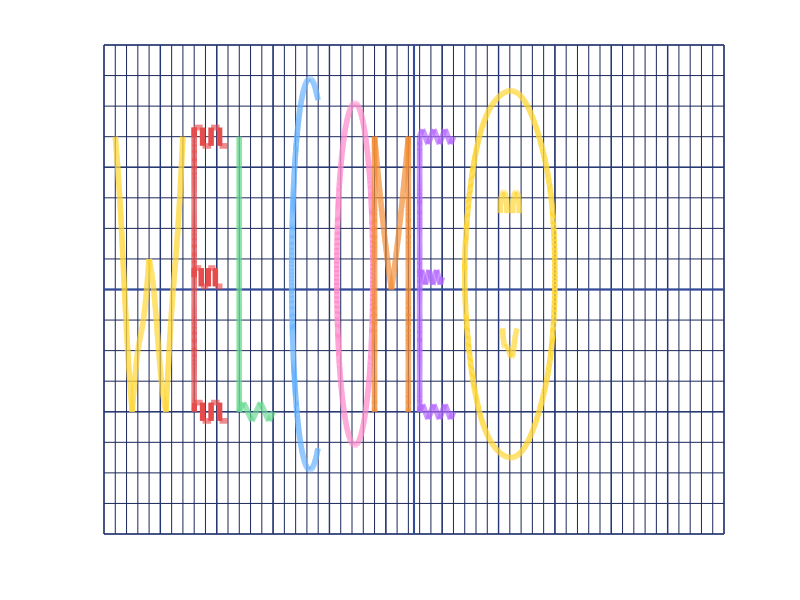

Write the MATLAB code that produced this figure.
clc; clear; close all;

%% Canvas Setup
fig = figure('Color', [0.05 0.10 0.25], 'Position', [100 100 1800 500]);
ax = axes('Parent', fig);
set(ax, 'Color', [0.05 0.10 0.25], 'XColor', 'none', 'YColor', 'none');
hold on;
axis off;
xlim([0 110]);
ylim([-4 4]);

lw = 4;

%% =========================================================
%% GRID LINES
%% =========================================================
for x = 0:2:110
    plot([x x], [-4 4], 'Color', [0.10 0.15 0.35], 'LineWidth', 0.5);
end
for y = -4:0.5:4
    plot([0 110], [y y], 'Color', [0.10 0.15 0.35], 'LineWidth', 0.5);
end
for x = 0:10:110
    plot([x x], [-4 4], 'Color', [0.15 0.22 0.45], 'LineWidth', 1.0);
end
for y = -4:2:4
    plot([0 110], [y y], 'Color', [0.15 0.22 0.45], 'LineWidth', 1.0);
end
plot([0 110], [0 0], 'Color', [0.20 0.30 0.60], 'LineWidth', 1.5);
plot([55 55], [-4 4], 'Color', [0.20 0.30 0.60], 'LineWidth', 1.5);

%% =========================================================
%% HELPER FUNCTION
%% =========================================================
function draw_stroke(x0, x1, y0, y1, freq, amp, func, col, lw)
    t  = linspace(0, 1, 500);
    xp = x0 + t*(x1 - x0);
    yb = y0 + t*(y1 - y0);
    switch func
        case 'sin'
            yw = amp * sin(freq * t * 2 * pi);
        case 'cos'
            yw = amp * cos(freq * t * 2 * pi);
        case 'sq'
            yw = amp * sign(sin(freq * t * 2 * pi));
        case 'tri'
            yw = amp * asin(sin(freq * t * 2 * pi)) / (pi/2);
        case 'poly2'
            yw = amp * (4*t.^2 - 4*t);
        case 'poly3'
            yw = amp * (8*t.^3 - 12*t.^2 + 4*t);
        case 'exp'
            yw = amp * exp(-4*t) .* sin(freq * t * 2 * pi);
        case 'flat'
            yw = zeros(size(t));
    end
    plot(xp, yb + yw, 'Color', col, 'LineWidth', lw);
end

%% =========================================================
%% COLOR PALETTE
%% =========================================================
gold   = [1.00 0.84 0.20];
red    = [0.90 0.30 0.30];
green  = [0.40 0.85 0.55];
blue   = [0.40 0.70 1.00];
pink   = [1.00 0.55 0.80];
orange = [0.95 0.55 0.20];
purple = [0.70 0.40 1.00];

%% =========================================================
%% LETTERS
%% =========================================================

%% === W ===
draw_stroke(2,  5,  2.5, -2.0, 1, 0.18, 'sin', gold, lw);
draw_stroke(5,  8,  -2.0, 0.5, 1, 0.18, 'sin', gold, lw);
draw_stroke(8,  11, 0.5, -2.0, 1, 0.18, 'sin', gold, lw);
draw_stroke(11, 14, -2.0, 2.5, 1, 0.18, 'sin', gold, lw);

%% === E ===
draw_stroke(16, 16, -2.0, 2.5,  3, 0.15, 'cos', red, lw);
draw_stroke(16, 22, 2.5,  2.5,  2, 0.15, 'sq',  red, lw);
draw_stroke(16, 21, 0.2,  0.2,  2, 0.15, 'sq',  red, lw);
draw_stroke(16, 22, -2.0, -2.0, 2, 0.15, 'sq',  red, lw);

%% === L ===
draw_stroke(24, 24, -2.0, 2.5,  3, 0.15, 'exp', green, lw);
draw_stroke(24, 30, -2.0, -2.0, 2, 0.15, 'tri', green, lw);

%% === C ===
t  = linspace(0.35*pi, 1.65*pi, 800);
xC = 36.5 + 3.2*cos(t);
yC = 0.25 + 3.2*sin(t);
ripple = 0.15 * sin(linspace(0, 6*pi, 800));
nx = -sin(t); ny = cos(t);
plot(xC + ripple.*nx, yC + ripple.*ny, 'Color', blue, 'LineWidth', lw);

%% === O ===
t  = linspace(0, 2*pi, 1000);
xO = 44.5 + 3.2*cos(t);
yO = 0.25 + 2.8*sin(t);
ripple = 0.15 * sin(linspace(0, 8*pi, 1000));
nx = -sin(t); ny = cos(t);
plot(xO + ripple.*nx, yO + ripple.*ny, 'Color', pink, 'LineWidth', lw);

%% === M ===
draw_stroke(48, 48, -2.0, 2.5,  3, 0.15, 'sin',   orange, lw);
draw_stroke(48, 51, 2.5,  0.0,  2, 0.15, 'poly2', orange, lw);
draw_stroke(51, 54, 0.0,  2.5,  2, 0.15, 'poly2', orange, lw);
draw_stroke(54, 54, -2.0, 2.5,  3, 0.15, 'sin',   orange, lw);

%% === E ===
draw_stroke(56, 56, -2.0, 2.5,  4, 0.12, 'sin', purple, lw);
draw_stroke(56, 62, 2.5,  2.5,  3, 0.12, 'tri', purple, lw);
draw_stroke(56, 60, 0.2,  0.2,  3, 0.12, 'tri', purple, lw);
draw_stroke(56, 62, -2.0, -2.0, 3, 0.12, 'tri', purple, lw);

%% =========================================================
%% SMILEY FACE
%% =========================================================
cx = 72;   % center x
cy = 0.25; % center y
r  = 3.0;  % radius
smiley_color = [1.00 0.84 0.20]; % gold

%% --- Outer circle (face outline) ---
t = linspace(0, 2*pi, 1000);
rx = 8;  % wider x radius
ry = 3.0;  % keep y radius same
ripple = 0.10 * sin(linspace(0, 10*pi, 1000));
nx = -sin(t); ny = cos(t);
xFace = cx + rx*cos(t);
yFace = cy + ry*sin(t);
plot(xFace + ripple.*nx, yFace + ripple.*ny, ...
    'Color', smiley_color, 'LineWidth', lw);

% --- Left eye (small upward parabola arc) ---
t_eye = linspace(0, pi, 200);
xEyeL = (cx - 1.1) + 0.6*cos(t_eye);
yEyeL = (cy + 1.0) + 0.35*sin(t_eye);
plot(xEyeL, yEyeL, 'Color', smiley_color, 'LineWidth', lw);

% --- Right eye ---
xEyeR = (cx + 1.1) + 0.6*cos(t_eye);
yEyeR = (cy + 1.0) + 0.35*sin(t_eye);
plot(xEyeR, yEyeR, 'Color', smiley_color, 'LineWidth', lw);

% --- Smile (downward arc using lower half ellipse) ---
t_smile = linspace(0.2*pi, 0.8*pi, 400);
xSmile  = cx + 1.6*cos(t_smile);
ySmile  = (cy - 0.3) - 1.0*sin(t_smile); % flipped to curve downward = smile
% add sine ripple on smile
ripple_s = 0.08 * sin(linspace(0, 4*pi, 400));
plot(xSmile, ySmile + ripple_s, 'Color', smiley_color, 'LineWidth', lw);

%% =========================================================
%% EXPORT
%% =========================================================
exportgraphics(fig, 'welcome_banner.png', ...
    'Resolution', 300, ...
    'BackgroundColor', [0.05 0.10 0.25]);

disp('Banner exported: welcome_banner.png');
